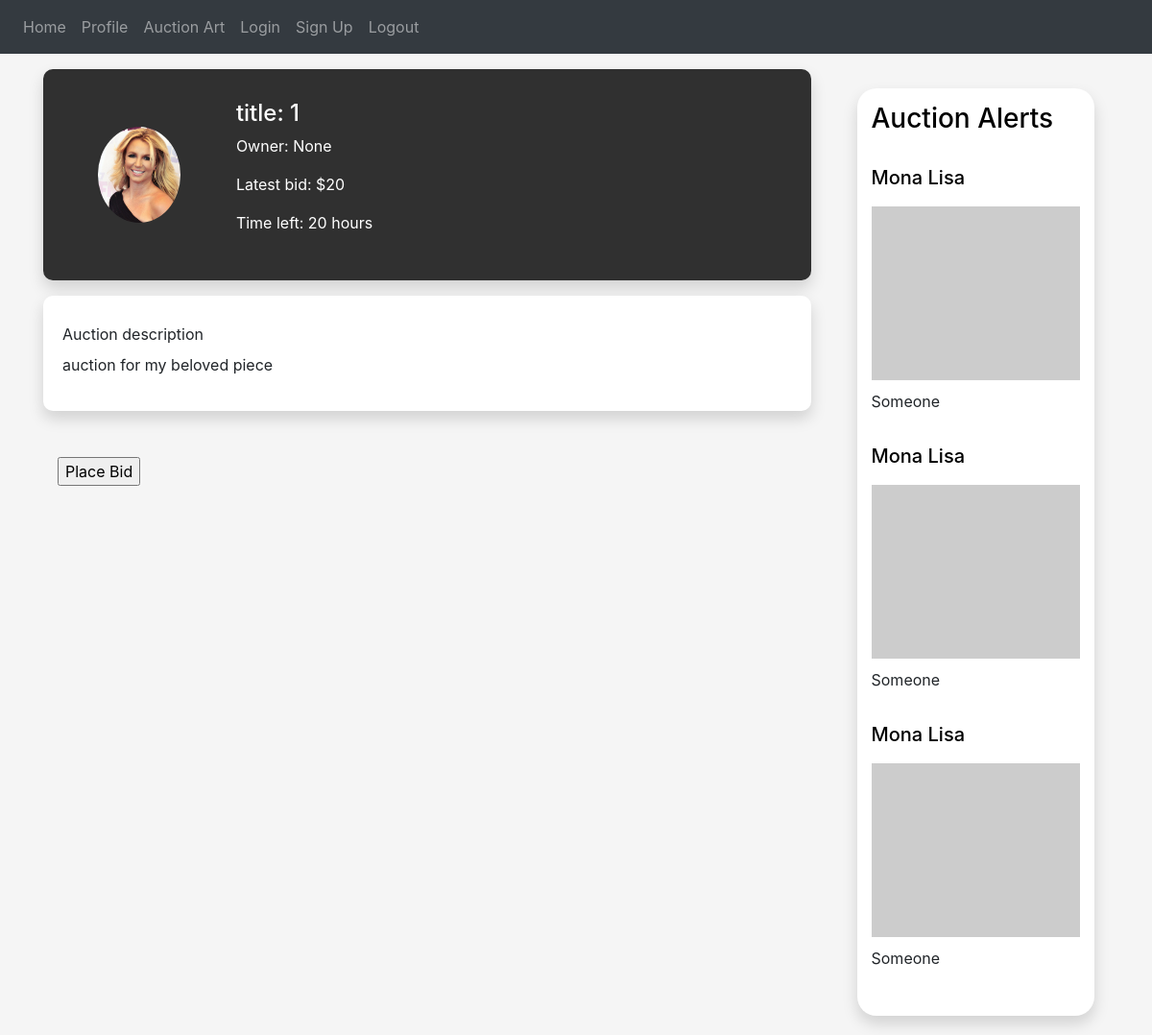
/auction?id=1 (signed in), run on an earlier commit of the app's database.
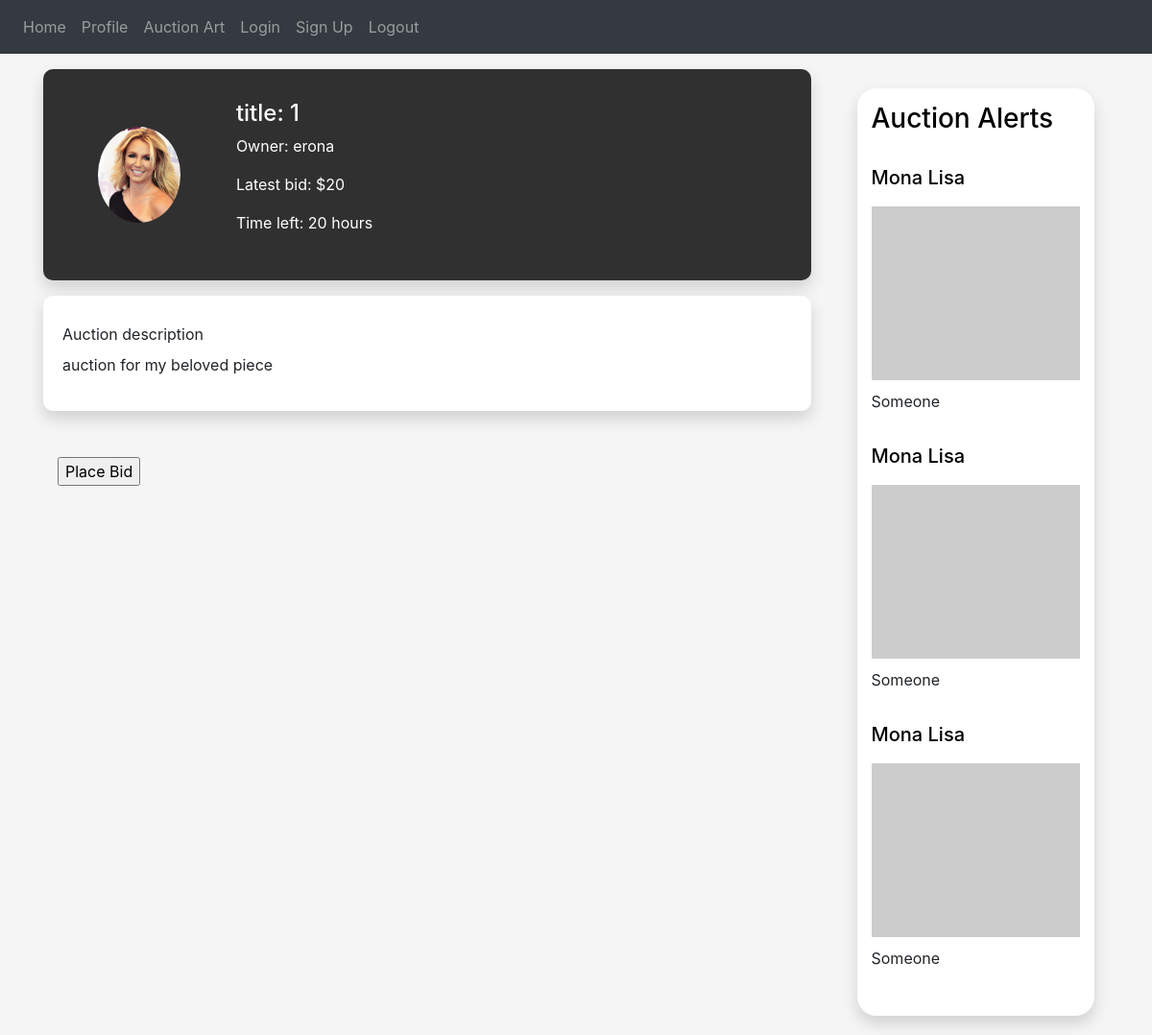
And on a later commit of the database.
### auctionly/users/buyer.py (models this page shows, shortened)
class Buyer(User):
    def __init__(self, name, last_name, email, password):
        super().__init__(name, last_name, email, password)
        self.art_prefs = []
        self.purchase_history = []
        self.bidding_history = []

### auctionly/views.py (the view)
@views.route('/auction', methods=['GET', 'POST'])
@login_required
def auction():
    auction_id = request.args.get('id')
    auction = Auction.query.filter_by(id=auction_id).first()
    seller = User.query.filter_by(id=auction.get_seller_id()).first()
    print(seller)
    print(auction)
    return render_template("auction.html", auction=auction,  seller=seller)

### auctionly/__init__.py (called while the page is built)
def create_app():
    app = Flask(__name__)
    app.config['SECRET_KEY'] = 'alkjsfkalalfks'
    app.config['SQLALCHEMY_DATABASE_URI'] = f'sqlite:///{DB_NAME}'
    db.init_app(app)
    from .views import views
    from .auth import auth
    app.register_blueprint(views, url_prefix='/')
    app.register_blueprint(auth, url_prefix='/')
    from .users.user import User
    create_database(app)
    login_manager = LoginManager()
    login_manager.login_view = 'auth.login'
    login_manager.init_app(app)
    @login_manager.user_loader
    def load_user(id):
        return User.query.get(int(id))
    return app

### auctionly/auction/auction.py (called while the page is built)
    def get_seller_id(self):
        return self.seller_id

    def get_art_id(self):
        return self.art_id

    def get_auction_description(self):
        return self.description

### auctionly/users/user.py (called while the page is built)
    def get_name(self):
        return self.first_name

### auctionly/templates/auction.html (shortened to what the changed rows need)
{% extends "base.html" %} {% block title %}Auction{% endblock %} {% block content %}
<!DOCTYPE html>
<html lang="en">
<head>
    <link href="../static/css/profile-style.css" rel="stylesheet">
</head>
<div class="container mt-3">
    <div class="main-page">
            <div class="row">
                <div class="col-lg-9 pr-5">
                    <div class="row card-profile">
                        <div class="col-6 pl-3 d-flex justify-content-center align-items-start flex-column">
                            <div class="row">
                                <p class="user-profession"> Owner: {{seller.get_name()}} </p>
                            </div>
                        </div>
                    </div>
                </div>
            </div>
        </div>
    </div>
</body>
</html>
{% endblock %}

What changed in the data, as far as the page shows it:
changed Buyer: get_name "None" → "erona"
